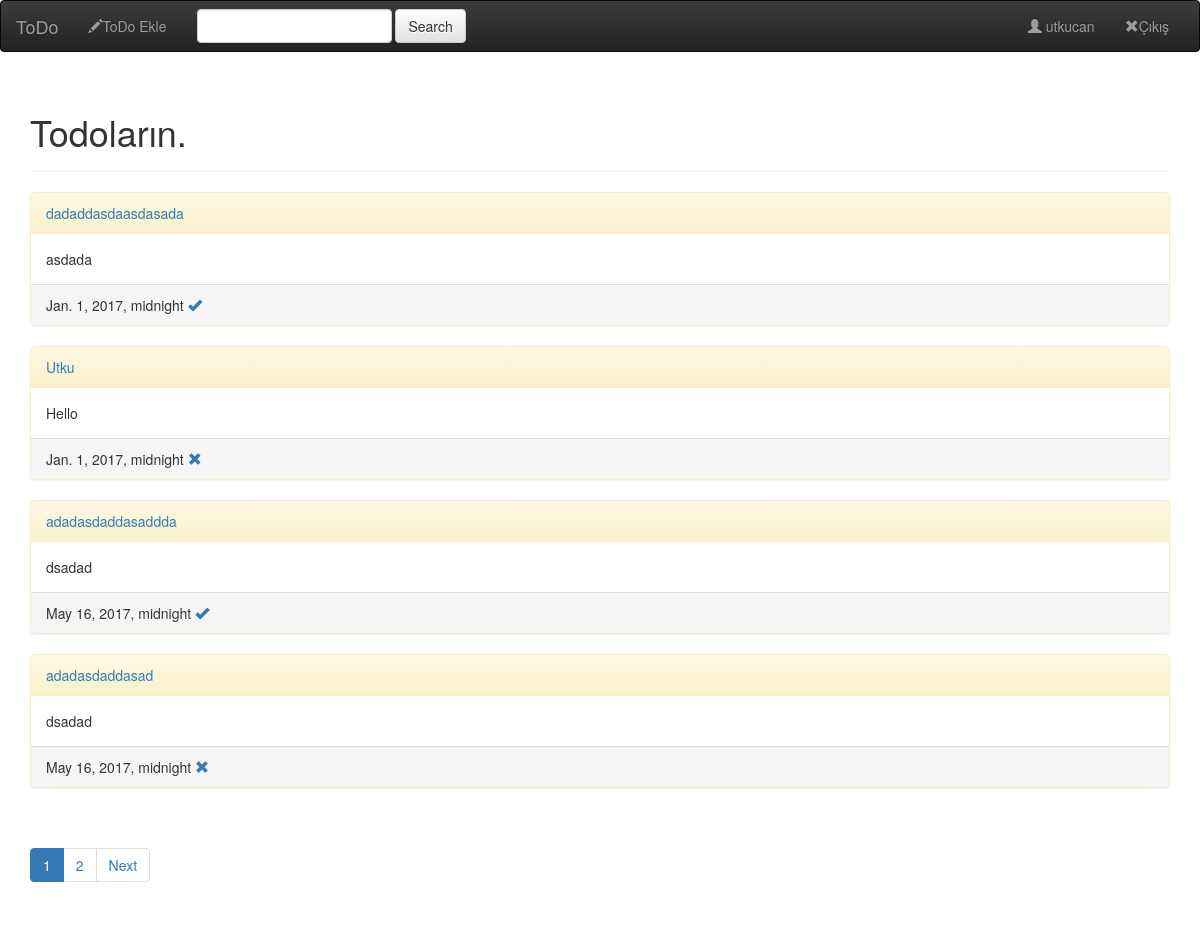
The app's page /profile/ (signed in), older data.
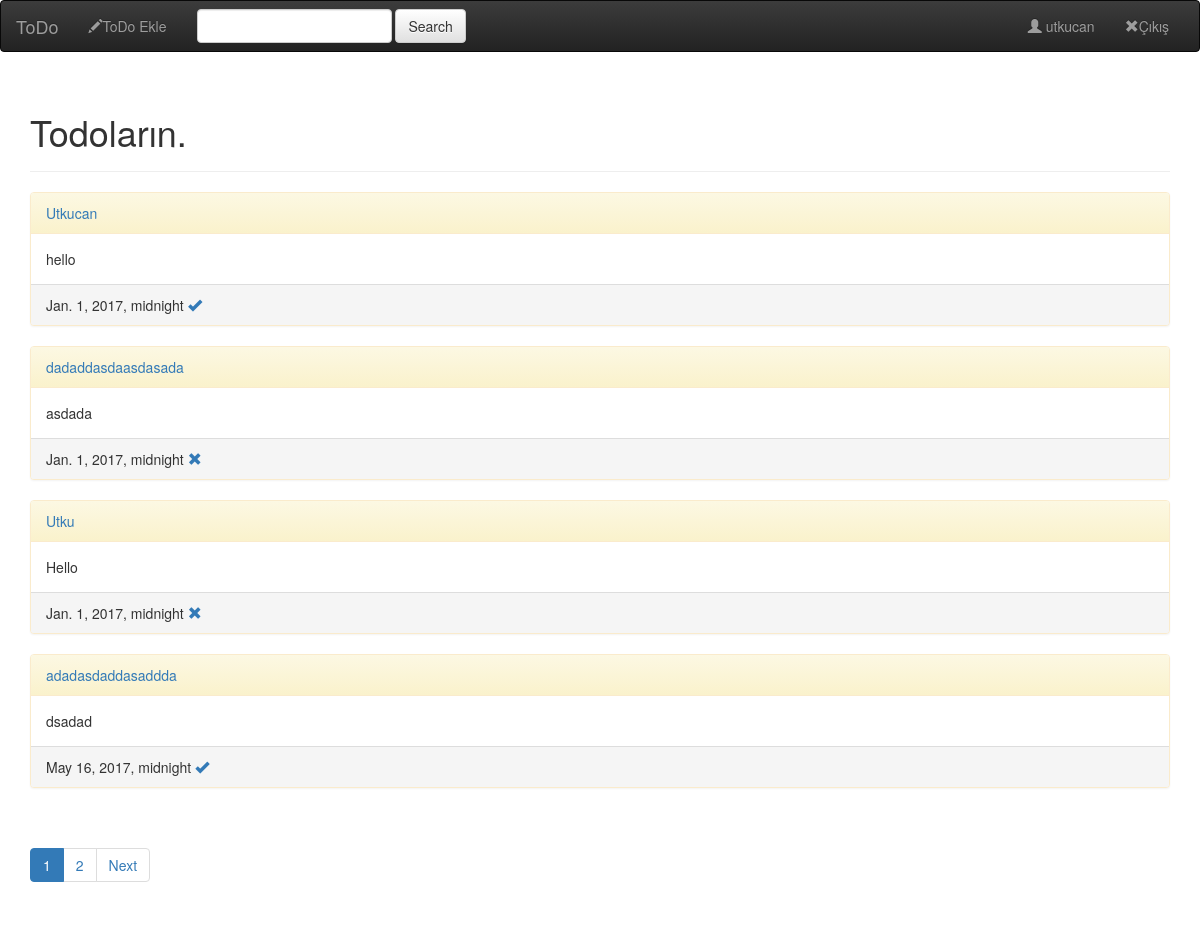
The same page, newer data.
### todo/models.py (models this page shows, shortened)
class ToDo(models.Model):
    title = models.CharField(max_length=140, unique=True)
    content = models.TextField(max_length=250)
    createdate = models.DateTimeField(auto_now_add=True)
    tododate = models.DateTimeField()
    user = models.ForeignKey("auth.User")
    done = models.BooleanField(default=False)
    publish = models.BooleanField(default=True)
    class Meta:
        ordering = ["-createdate"]

### todo/views.py (the view)
# urls.py: url(r"^profile/$", views.ProfileView, name="profile"),
def ProfileView(request):
    if request.user.is_authenticated():
        user = request.user
    else:
        return redirect('accounts:login')
    all_todo = ToDo.objects.filter(user__username=user.username)
    paginator = Paginator(all_todo, 4)
    page = request.GET.get('page')
    try:
        pg = paginator.page(page)
    except PageNotAnInteger:
        pg = paginator.page(1)
    except EmptyPage:
        pg = paginator.page(paginator.num_pages)
    return render(request, "profile.html", {"all_todo":all_todo, "user":user, "posts":pg})

### templates/profile.html (shortened to what this page needs)
{% extends 'base.html' %}
{%block body %}
<div class="container">
    <div class="page-header">
        <h1>Todoların.</h1>
    </div>
{% for todo in posts %}
<div class="panel panel-warning">
    <div class="panel-heading"><a href="{% url 'todo:detail' todo.id %}">{{todo.title}}</a></div>
  <div class="panel-body">
  {% autoescape on %}
    {{todo.content|safe}}
                              {% endautoescape %}   </div>
<div class="panel-footer">{{todo.tododate}}
    {% if not todo.done %}
<a href="{% url 'todo:done' todo.id %}"><span class="glyphicon glyphicon-ok"></span></a>
{% else %}
<a href="{% url 'todo:done' todo.id %}"><span class="glyphicon glyphicon-remove"></span></a>
{% endif %}
</div>
</div>
{% endfor %}
</div>
{% if posts %}
<div class="container">
    <div class="pagination">
      <ul class="pagination">
          {% for pg in posts.paginator.page_range %}
              {% if posts.number == pg %}
                  <li class="active"><a href="?page={{ pg }}">{{ pg }}</a></li>
              {% else %}
                  <li><a href="?page={{ pg }}">{{ pg }}</a></li>
              {% endif %}
          {% endfor %}
          {% if posts.has_next %}
              <li><a href="?page={{ posts.next_page_number }}">Next</a></li>
          {% endif %}
      </ul>
    </div>
</div>
{% endif %}
{% endblock %}

Row changes from the older to the newer data that the page shows:
no longer on this page (row unchanged): ToDo: title "adadasdaddasad", content "dsadad", tododate "May 16, 2017, midnight", done True (drawn)
added ToDo: title "Utkucan", content "hello", tododate "Jan. 1, 2017, midnight", done False (drawn)
changed ToDo "dadaddasdaasdasada": done False → True (drawn)
